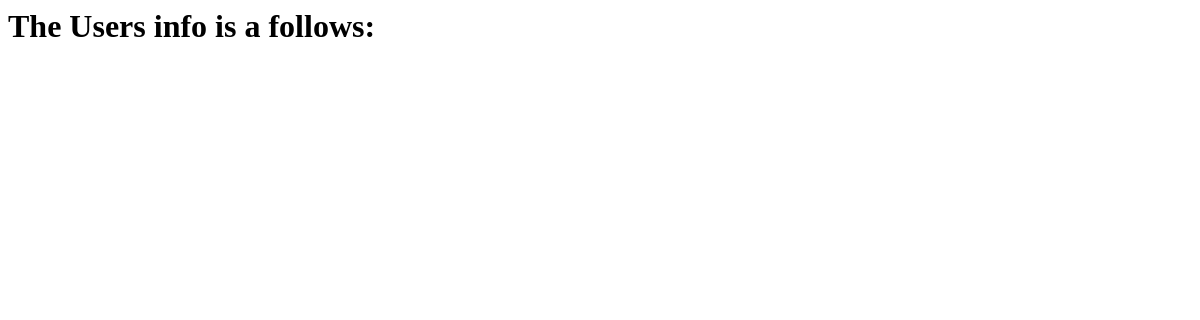
/users, run on an earlier commit of the app's database.
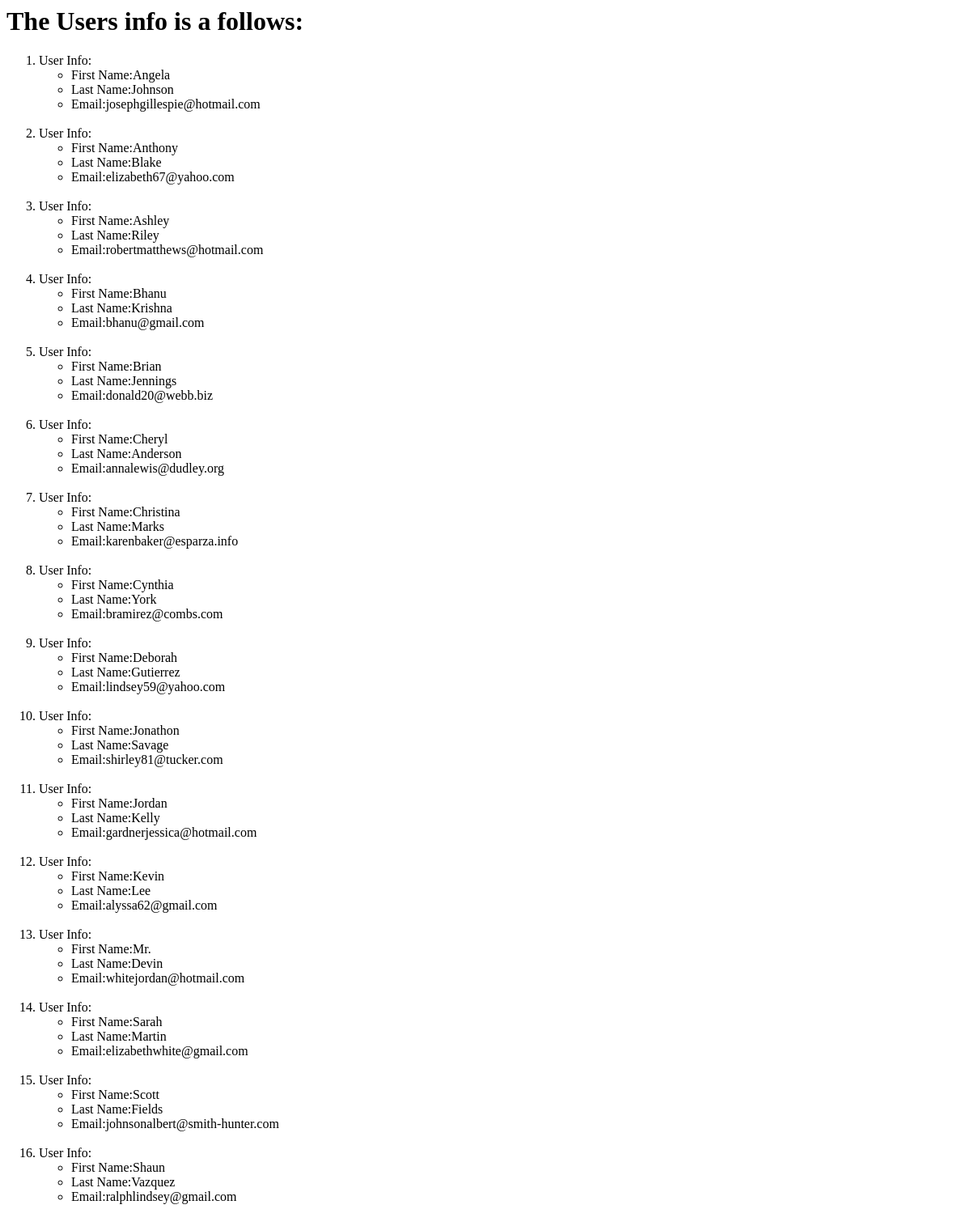
And on a later commit of the database.
### firstapp/models.py (models this page shows)
class User(models.Model):
    fname = models.CharField(max_length=100)
    lname = models.CharField(max_length=100)
    email=models.EmailField(max_length=100)

### firstapp/views.py (the view)
# urls.py: path('users',views.users,name='users')
def users(request):
    user_list = User.objects.order_by('fname')
    user_dict = {'users': user_list}
    return render(request,'users.html',context=user_dict)

### templates/firstapp/users.html (shortened to what this page needs)
<html lang="en">
<head>
</head>
<body>
    <h1>The Users info is a follows:</h1>
    {%if users%}
    <ol>
        {%for user in users%}
        <li>User Info:</li>
        <ul>
            <li>
                First Name:{{user.fname}}
            </li>
            <li>
                Last Name:{{user.lname}}
            </li>
            <li>
                Email:{{user.email}}
            </li>
        </ul>
        <br>
        {%endfor%}
    </ol>
    {%endif%}
</body>
</html>

What changed in the data, as far as the page shows it:
added User: fname "Angela", lname "Johnson", email "josephgillespie@hotmail.com"
added User: fname "Anthony", lname "Blake", email "elizabeth67@yahoo.com"
added User: fname "Ashley", lname "Riley", email "robertmatthews@hotmail.com"
added User: fname "Bhanu", lname "Krishna", email "bhanu@gmail.com"
added User: fname "Brian", lname "Jennings", email "donald20@webb.biz"
added User: fname "Cheryl", lname "Anderson", email "annalewis@dudley.org"
added User: fname "Christina", lname "Marks", email "karenbaker@esparza.info"
added User: fname "Cynthia", lname "York", email "bramirez@combs.com"
added User: fname "Deborah", lname "Gutierrez", email "lindsey59@yahoo.com"
added User: fname "Jonathon", lname "Savage", email "shirley81@tucker.com"
added User: fname "Jordan", lname "Kelly", email "gardnerjessica@hotmail.com"
added User: fname "Kevin", lname "Lee", email "alyssa62@gmail.com"
added User: fname "Mr.", lname "Devin", email "whitejordan@hotmail.com"
added User: fname "Sarah", lname "Martin", email "elizabethwhite@gmail.com"
added User: fname "Scott", lname "Fields", email "johnsonalbert@smith-hunter.com"
added User: fname "Shaun", lname "Vazquez", email "ralphlindsey@gmail.com"
